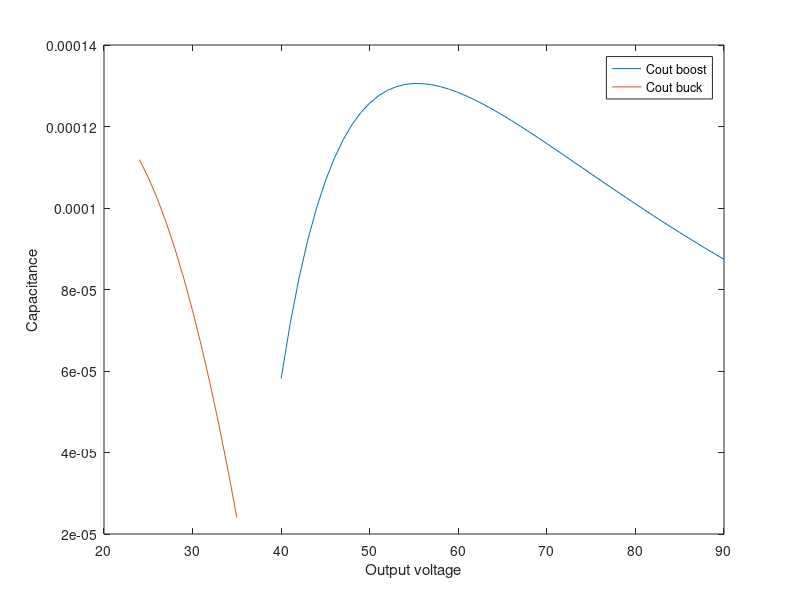
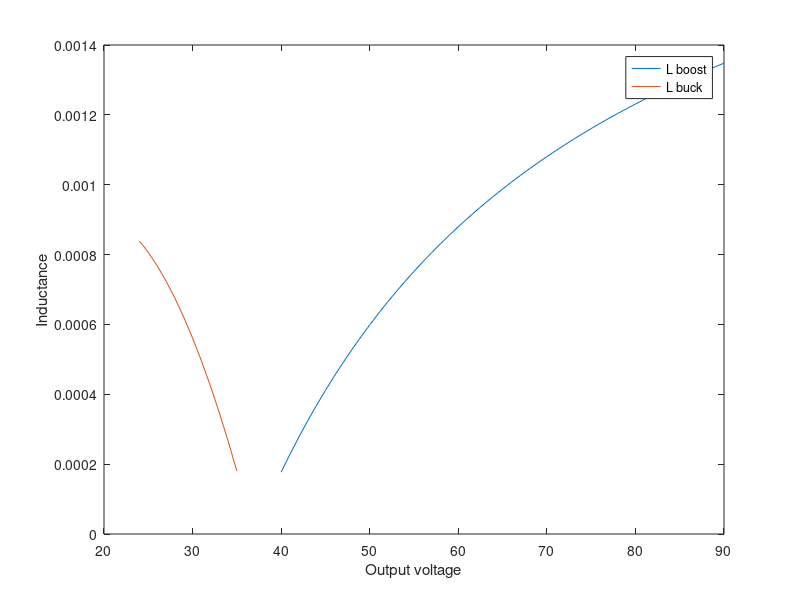
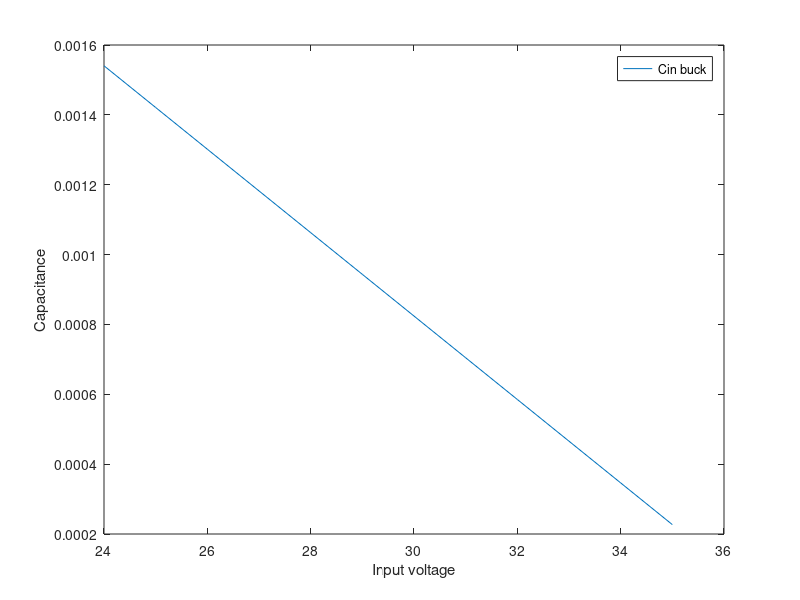
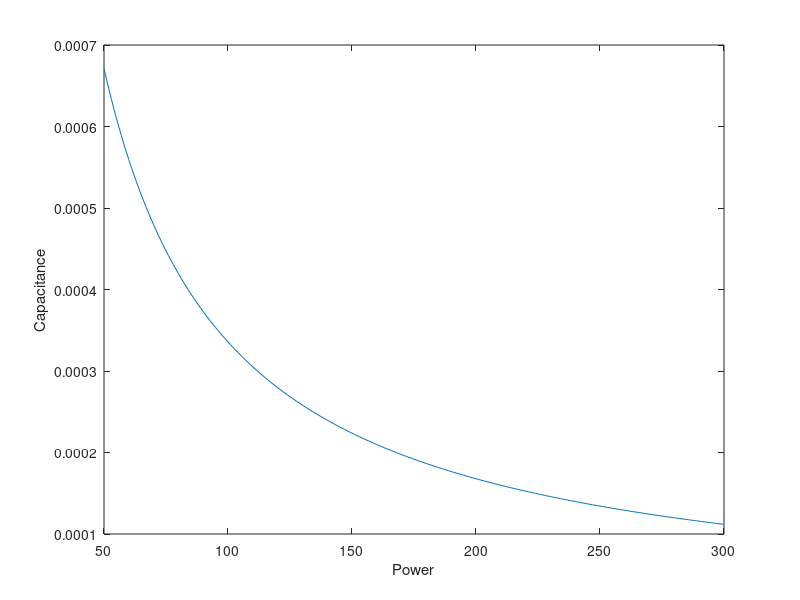

The MATLAB source for these figures, in order:
close all
clc

voltages_boost = 40:1:90;
voltages_buck = 24:1:35;

Vmpp = 36.9;
Impp_400 = 3.23;
P = 300;
Vin_ripple = 0.001;
Vout_ripple = 0.005;
Current_ripple = 0.1;
fsw = 50e3;

L_boost = (Vmpp*(1-Vmpp./voltages_boost)./(Current_ripple * Impp_400 * fsw));
L_buck = (Vmpp - voltages_buck).*(voltages_buck./Vmpp)/(2 * Current_ripple * fsw);%to be checked
% 
%Cin_boost = ()/()
Cin_buck = (P/Vmpp * (1 - voltages_buck/Vmpp)/(Vin_ripple * Vmpp * fsw));

Cout_buck = (voltages_buck.^2/P .* (1 - voltages_buck ./ Vmpp))./(Vout_ripple .* voltages_buck .* fsw);
Cout_boost = (P./voltages_boost .* (1 - Vmpp./voltages_boost)./(Vout_ripple .* voltages_boost * fsw));

figure(1)
plot(voltages_boost, Cout_boost)
hold on
plot(voltages_buck, Cout_buck)
hold off
legend('Cout boost', 'Cout buck')
xlabel('Output voltage');
ylabel('Capacitance');

figure(2)
plot(voltages_boost, L_boost)
hold on
plot(voltages_buck, L_buck)
hold off
legend('L boost', 'L buck')
xlabel('Output voltage');
ylabel('Inductance');

figure(3)
plot(voltages_buck, Cin_buck)
legend('Cin buck')
xlabel('Input voltage');
ylabel('Capacitance');

voltages_buck = 24;
P=50:1:300;

Cout_buck = (voltages_buck.^2./P .* (1 - voltages_buck ./ Vmpp))./(Vout_ripple .* voltages_buck .* fsw);

figure(4)
plot(P, Cout_buck)



xlabel('Power');
ylabel('Capacitance');
    

